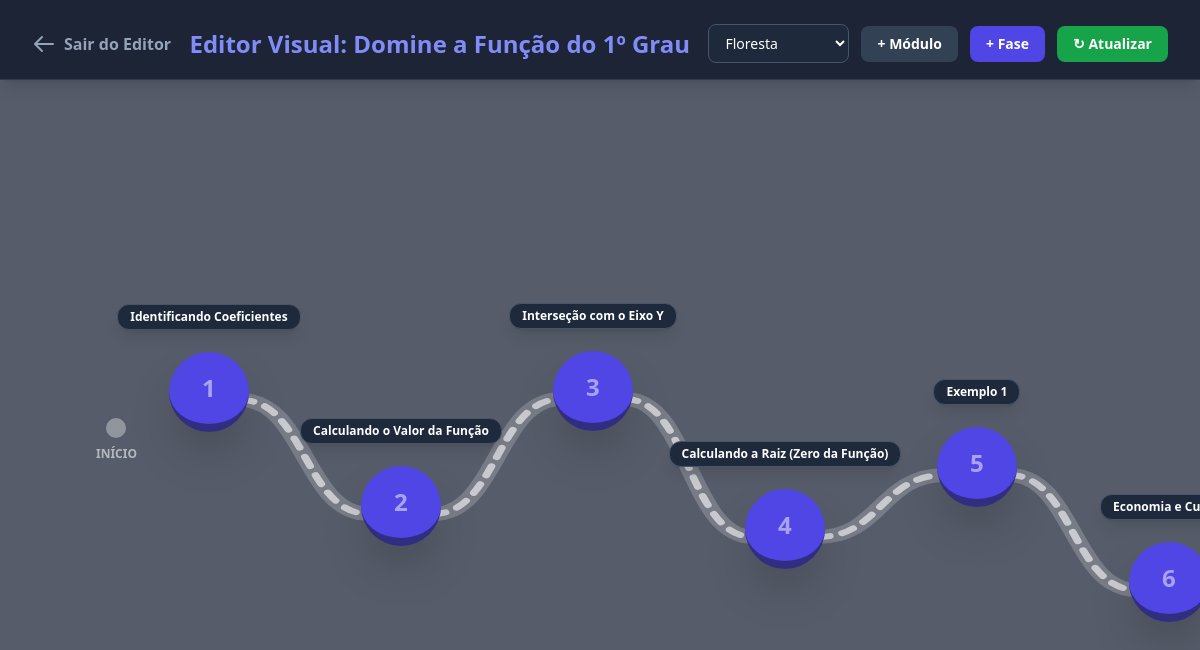
/estudio/trilha/2/ (signed in), run on the app's committed database.
### curriculo/models.py (models this page shows, shortened)
class Disciplina(models.Model):
    TEMAS = [
        ('tema-padrao', 'Noite Escura (Padrão)'),
        ('tema-floresta', 'Floresta Encantada'),
        ('tema-deserto', 'Deserto Escaldante'),
        ('tema-masmorra', 'Masmorra Sombria'),
    ]
    nome = models.CharField(max_length=100)
    slug = models.SlugField(unique=True)
    descricao = models.TextField(blank=True)
    icone = models.CharField(max_length=50, default="book")
    ordem = models.PositiveIntegerField(default=1)
    ativo = models.BooleanField(default=True)
    autor = models.ForeignKey(User, on_delete=models.CASCADE, null=True, blank=True)
    tema = models.CharField(max_length=30, choices=TEMAS, default='tema-padrao')
    class Meta:
        ordering = ['ordem']
        verbose_name_plural = "Disciplinas"

class Fase(models.Model):
    TIPO_CHOICES = [
        ('teoria', 'Conteúdo Teórico'),
        ('quiz', 'Quiz / Exercícios'),
        ('desafio', 'Desafio de Recuperação'),
    ]
    modulo = models.ForeignKey(Modulo, on_delete=models.CASCADE, related_name='fases')
    titulo = models.CharField(max_length=150)
    ordem = models.PositiveIntegerField(default=1)
    tipo = models.CharField(max_length=20, choices=TIPO_CHOICES, default='quiz')
    xp_recompensa = models.PositiveIntegerField(default=50)
    moedas_recompensa = models.PositiveIntegerField(default=10)
    deslocamento_y = models.IntegerField(default=0)
    class Meta:
        ordering = ['ordem']

### curriculo/views.py (the view)
@login_required
def editar_trilha(
    request,
    trilha_id,
):
    if not usuario_e_professor(
        request
    ):
        return redirect(
            'dashboard_aluno'
        )
    trilha = get_object_or_404(
        Disciplina,
        id=trilha_id,
        autor=request.user,
    )
    modulos = list(
        Modulo.objects
        .filter(
            disciplina=trilha
        )
        .order_by(
            'ordem',
            'id',
        )
    )
    fases = fases_da_trilha(
        trilha
    )
    preparar_geometria(
        fases
    )
    return render(
        request,
        'curriculo/editar_trilha.html',
        {
            'trilha': trilha,
            'modulos': modulos,
            'fases': fases,
        },
    )

### curriculo/views.py (called while the page is built)
def obter_perfil(usuario):
    perfil, _ = PerfilUsuario.objects.get_or_create(
        usuario=usuario
    )
    return perfil

def papel_efetivo(request):
    perfil = obter_perfil(
        request.user
    )
    papel_teste = request.session.get(
        SESSAO_MODO_TESTE
    )
    if (
        getattr(settings, 'DEBUG', False)
        and papel_teste in (
            'aluno',
            'professor',
        )
    ):
        return papel_teste
    return perfil.tipo

def usuario_e_professor(request):
    return (
        papel_efetivo(request)
        == 'professor'
    )

def fases_da_trilha(trilha):
    return list(
        Fase.objects
        .filter(
            modulo__disciplina=trilha
        )
        .select_related(
            'modulo'
        )
        .order_by(
            'modulo__ordem',
            'ordem',
            'id',
        )
    )

def preparar_geometria(fases):
    for indice, fase in enumerate(fases):
        fase.svg_y1 = (
            100
            + fase.deslocamento_y
        )
        if indice < len(fases) - 1:
            proxima = (
                fases[indice + 1]
            )
            fase.svg_y2 = (
                100
                + proxima.deslocamento_y
            )
        else:
            fase.svg_y2 = 100

### curriculo/templates/curriculo/editar_trilha.html (shortened to what this page needs)
<!DOCTYPE html>
<html lang="pt-br">
<head>
    <script src="https://cdn.tailwindcss.com"></script>
</head>
<body class="{{ trilha.tema }} text-white h-screen flex flex-col font-sans overflow-hidden select-none relative transition-all duration-1000">
    <header class="pt-6 pb-4 z-20 shrink-0 border-b border-white/10 bg-slate-900/80 backdrop-blur-md px-8 flex justify-between items-center shadow-lg">
        <a href="{% url 'dashboard_professor' %}" class="text-slate-400 hover:text-white flex items-center font-bold">
            <svg class="w-6 h-6 mr-2" fill="none" stroke="currentColor" viewBox="0 0 24 24"><path stroke-linecap="round" stroke-linejoin="round" stroke-width="2" d="M10 19l-7-7m0 0l7-7m-7 7h18"></path></svg>
            Sair do Editor
        </a>
        <div class="text-center">
            <h1 class="text-2xl font-extrabold text-indigo-400">Editor Visual: {{ trilha.nome }}</h1>
        </div>
        <div class="flex space-x-3 items-center">
            <select id="seletor-tema" onchange="mudarTema(this.value)" class="bg-slate-800 text-white border border-slate-600 rounded-lg px-3 py-2 text-sm focus:outline-none cursor-pointer">
                <option value="tema-floresta" {% if trilha.tema == 'tema-floresta' %}selected{% endif %}>Floresta</option>
            </select>
            <button onclick="openModal('modal-modulo')" class="bg-slate-700 hover:bg-slate-600 text-white px-4 py-2 rounded-lg font-bold text-sm">+ Módulo</button>
            <button onclick="openModal('modal-fase')" class="bg-indigo-600 hover:bg-indigo-500 text-white px-4 py-2 rounded-lg font-bold text-sm">+ Fase</button>
            <button onclick="window.location.reload()" class="bg-green-600 hover:bg-green-500 text-white px-4 py-2 rounded-lg font-bold text-sm">↻ Atualizar</button>
        </div>
    </header>
    <div class="flex-1 overflow-x-auto scrollbar-hide flex items-center relative z-10">
        <div class="flex flex-row items-center w-max px-24 min-h-[500px]">
            <div class="mr-6 flex flex-col items-center opacity-70">
                <div class="w-5 h-5 rounded-full bg-white/50 mb-2"></div><span class="text-xs font-bold uppercase text-white/80">Início</span>
            </div>
            {% for fase in fases %}
                <div class="fase-node relative flex flex-col items-center group z-10 w-24 h-24 transition-transform duration-75" data-id="{{ fase.id }}" data-index="{{ forloop.counter0 }}" data-y="{{ fase.deslocamento_y }}" style="transform: translateY({{ fase.deslocamento_y }}px);">
                    <div class="w-20 h-20 rounded-full border-b-8 border-indigo-900 bg-indigo-600 flex items-center justify-center shadow-2xl relative z-20">
                        <span class="text-2xl font-black text-white opacity-50">{{ forloop.counter }}</span>
                    </div>
                    <span class="absolute -top-12 whitespace-nowrap text-xs font-bold text-white bg-slate-800 border border-slate-600 px-3 py-1 rounded-xl shadow-lg pointer-events-none">{{ fase.titulo }}</span>
                </div>
                {% if not forloop.last %}
                    <div class="w-32 h-[200px] flex-shrink-0 -mx-4 z-0 pointer-events-none">
                        <svg viewBox="0 0 100 200" class="w-full h-full overflow-visible" preserveAspectRatio="none">
                            <path id="path-base-{{ forloop.counter0 }}" d="M 0,{{ fase.svg_y1 }} C 50,{{ fase.svg_y1 }} 50,{{ fase.svg_y2 }} 100,{{ fase.svg_y2 }}" fill="none" class="linha-conector" stroke-width="14" stroke-linecap="round" />
                            <path id="path-dash-{{ forloop.counter0 }}" d="M 0,{{ fase.svg_y1 }} C 50,{{ fase.svg_y1 }} 50,{{ fase.svg_y2 }} 100,{{ fase.svg_y2 }}" fill="none" class="linha-tracejada" stroke-width="6" stroke-dasharray="10 10" stroke-linecap="round" />
                        </svg>
                    </div>
                {% endif %}
            {% empty %}
                <p class="text-slate-400">Mapa vazio. Comece criando um Módulo e uma Fase lá em cima!</p>
            {% endfor %}
        </div>
    </div>
</body>
</html>

### curriculo/templates/curriculo/editar_trilha.html (style rules this page uses)
.tema-floresta { background: url('https://images.unsplash.com/photo-1448375240586-882707db888b?q=80&w=2000') center/cover fixed; }

### data on the page
Disciplina: nome "Domine a Função do 1º Grau", tema "Floresta"
Fase: titulo "Identificando Coeficientes"
Fase: titulo "Calculando o Valor da Função"
Fase: titulo "Interseção com o Eixo Y"
Fase: titulo "Calculando a Raiz (Zero da Função)"
Fase: titulo "Exemplo 1"
Fase: titulo "Economia e…"
